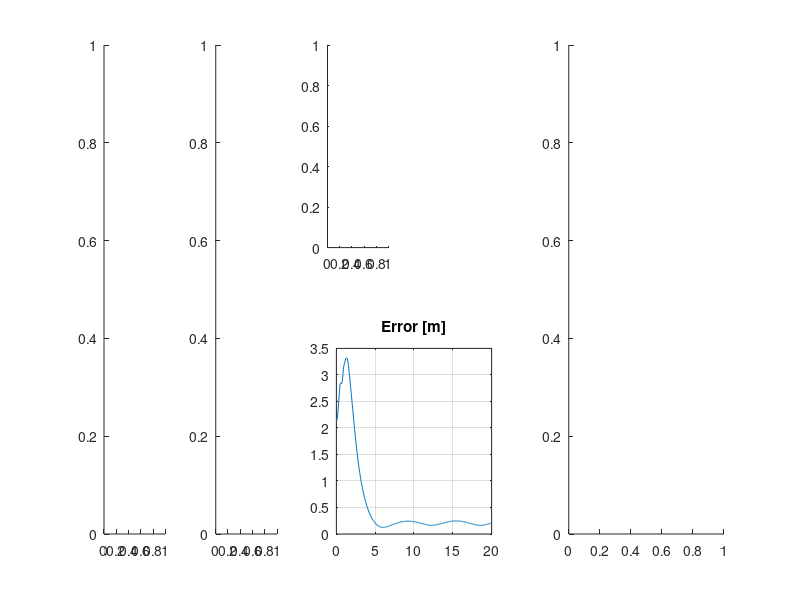

The MATLAB script that drew this image: (Note: this script raises an error after producing the figure.)
close all;

p = load("p_hel.mat").ans;
q = load("q_hel.mat").ans;
p_ref = load("p_ref_hel.mat").ans;

t = p(1,:);
p = p(2:end,:)';
q = q(2:end,:)';
p_ref = p_ref(2:end,:);
p1 = p(:,1);
p2 = p(:,2);    
p3 = p(:,3);

f1 = figure;
subplot(2,3,5);
plot(t, vecnorm(p' - p_ref));
grid on;
title('Error [m]');
ax = [subplot(1,6,1), subplot(1,6,2), subplot(2,6,3), subplot(1,3,3)];

% h = tiledlayout(1,4, Padding="compact", TileSpacing="compact");
% ax = [nexttile, nexttile, nexttile, nexttile];


animate(p, q, p_ref, p1, p2, p3, t, ax)